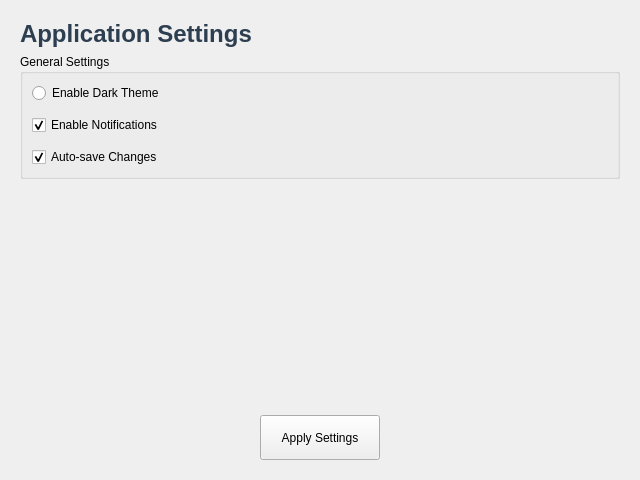
<?xml version="1.0" encoding="UTF-8"?>
<ui version="4.0">
 <class>testrun</class>
 <widget class="QWidget" name="testrun">
  <property name="geometry">
   <rect>
    <x>0</x>
    <y>0</y>
    <width>640</width>
    <height>480</height>
   </rect>
  </property>
  <property name="windowTitle">
   <string>Application Settings</string>
  </property>
  <layout class="QVBoxLayout" name="mainLayout">
   <property name="leftMargin">
    <number>20</number>
   </property>
   <property name="topMargin">
    <number>20</number>
   </property>
   <property name="rightMargin">
    <number>20</number>
   </property>
   <property name="bottomMargin">
    <number>20</number>
   </property>
   <item>
    <widget class="QLabel" name="titleLabel">
     <property name="text">
      <string>Application Settings</string>
     </property>
     <property name="styleSheet">
      <string notr="true">font-size: 18pt; font-weight: bold; color: #2c3e50;</string>
     </property>
    </widget>
   </item>
   <item>
    <widget class="QGroupBox" name="optionsGroup">
     <property name="title">
      <string>General Settings</string>
     </property>
     <layout class="QVBoxLayout" name="optionsLayout">
      <property name="spacing">
       <number>12</number>
      </property>
      <item>
       <widget class="QRadioButton" name="themeRadioButton">
        <property name="text">
         <string>Enable Dark Theme</string>
        </property>
        <property name="checked">
         <bool>false</bool>
        </property>
       </widget>
      </item>
      <item>
       <widget class="QCheckBox" name="notificationsCheckBox">
        <property name="text">
         <string>Enable Notifications</string>
        </property>
        <property name="checked">
         <bool>true</bool>
        </property>
       </widget>
      </item>
      <item>
       <widget class="QCheckBox" name="autoSaveCheckBox">
        <property name="text">
         <string>Auto-save Changes</string>
        </property>
        <property name="checked">
         <bool>true</bool>
        </property>
       </widget>
      </item>
     </layout>
    </widget>
   </item>
   <item>
    <spacer name="verticalSpacer">
     <property name="orientation">
      <enum>Qt::Vertical</enum>
     </property>
     <property name="sizeType">
      <enum>QSizePolicy::Expanding</enum>
     </property>
     <property name="sizeHint" stdset="0">
      <size>
       <width>20</width>
       <height>40</height>
      </size>
     </property>
    </spacer>
   </item>
   <item>
    <layout class="QHBoxLayout" name="buttonLayout">
     <property name="spacing">
      <number>15</number>
     </property>
     <item>
      <spacer name="horizontalSpacer">
       <property name="orientation">
        <enum>Qt::Horizontal</enum>
       </property>
       <property name="sizeHint" stdset="0">
        <size>
         <width>40</width>
         <height>20</height>
        </size>
       </property>
      </spacer>
     </item>
     <item>
      <widget class="QPushButton" name="applyButton">
       <property name="minimumSize">
        <size>
         <width>120</width>
         <height>45</height>
        </size>
       </property>
       <property name="text">
        <string>Apply Settings</string>
       </property>
      </widget>
     </item>
     <item>
      <spacer name="horizontalSpacer_2">
       <property name="orientation">
        <enum>Qt::Horizontal</enum>
       </property>
       <property name="sizeHint" stdset="0">
        <size>
         <width>40</width>
         <height>20</height>
        </size>
       </property>
      </spacer>
     </item>
    </layout>
   </item>
  </layout>
 </widget>
 <resources/>
 <connections/>
</ui>
